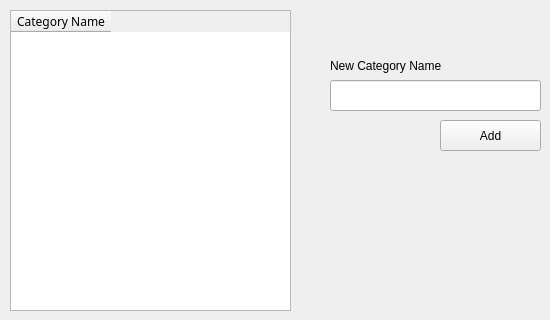
      <widget class="QWidget" name="tab_9">
       <attribute name="title">
        <string>Categories</string>
       </attribute>
       <widget class="QLabel" name="label_10">
        <property name="geometry">
         <rect>
          <x>330</x>
          <y>50</y>
          <width>131</width>
          <height>31</height>
         </rect>
        </property>
        <property name="text">
         <string>New Category Name</string>
        </property>
       </widget>
       <widget class="QTableWidget" name="tableWidget_2">
        <property name="geometry">
         <rect>
          <x>10</x>
          <y>10</y>
          <width>281</width>
          <height>301</height>
         </rect>
        </property>
        <property name="font">
         <font>
          <family>MV Boli</family>
         </font>
        </property>
        <property name="alternatingRowColors">
         <bool>true</bool>
        </property>
        <property name="sortingEnabled">
         <bool>true</bool>
        </property>
        <column>
         <property name="text">
          <string>Category Name</string>
         </property>
        </column>
       </widget>
       <widget class="QPushButton" name="pushButton_7">
        <property name="geometry">
         <rect>
          <x>440</x>
          <y>120</y>
          <width>101</width>
          <height>31</height>
         </rect>
        </property>
        <property name="text">
         <string>Add</string>
        </property>
       </widget>
       <widget class="QLineEdit" name="lineEdit_13">
        <property name="geometry">
         <rect>
          <x>330</x>
          <y>80</y>
          <width>211</width>
          <height>31</height>
         </rect>
        </property>
       </widget>
      </widget>
